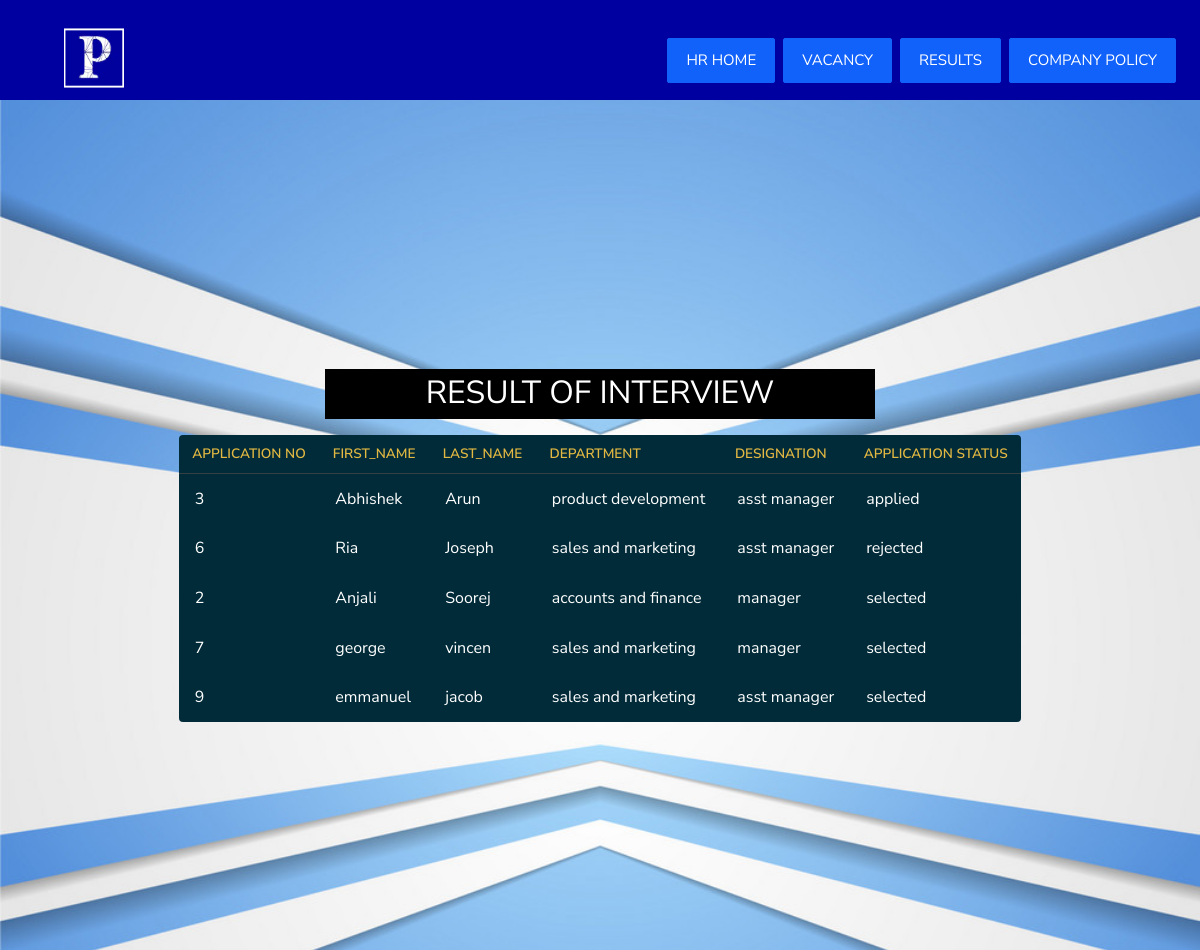
/anjali/result.php, run on the app's committed database.
### tables this page shows
CREATE TABLE IF NOT EXISTS `application` (
  `application_no` int(4) NOT NULL AUTO_INCREMENT,
  `f_name` varchar(20) NOT NULL,
  `l_name` varchar(20) NOT NULL,
  `gender` varchar(20) NOT NULL,
  `department` varchar(50) NOT NULL,
  `designation` varchar(50) NOT NULL,
  `nationality` varchar(50) NOT NULL,
  `marital_status` varchar(50) NOT NULL,
  `email` varchar(100) NOT NULL,
  `address` varchar(600) NOT NULL,
  `mobile` double NOT NULL,
  `date_of_apply` date NOT NULL,
  `dob` date NOT NULL,
  `application_status` varchar(20) NOT NULL,
  `status` varchar(80) NOT NULL,
  PRIMARY KEY (`application_no`)
);

### anjali/result.php (the view, shortened to what this page needs)
<?php
include("header.php");
include 'connect.php';
?>
    <div class="hero-wrap" style="background-image: url('images/vacancy1.jpg');" data-stellar-background-ratio="0.4	">
      <div class="container">
        <div class="row no-gutters slider-text align-items-center justify-content-start" data-scrollax-parent="true">
	   <div class="col-lg-12 col-md-0 mt-0 mt-md-0">
	   <br><br>
	   <center>
			<div class="color-box">
			<font color="white">
			  <h2 style="color:white">RESULT OF INTERVIEW</h2>
			  </font>
			</div>
<table>
  <thead>
    <tr>
      <th>APPLICATION NO</th>
      <th>FIRST_NAME</th>
      <th>LAST_NAME</th>
      <th>DEPARTMENT</th>
      <th>DESIGNATION</th>
      <th>APPLICATION STATUS</th>
	  </tr>
  </thead>
<?php
$sql1="SELECT * from application where status='open' order by application_status";
$s1=mysqli_query($con,$sql1);
while($row=mysqli_fetch_array($s1))
{
?>
  <tbody>
    <tr>
      <td><?php echo $row[0];?></td>
      <td><?php echo $row[1];?></td>
      <td><?php echo $row[2];?></td>
	  <td><?php echo $row[4];?></td>
      <td><?php echo $row[5];?></td>
      <td><?php echo $row[13];?></td>
	  </tr>
	 </tbody>
<?php
}
?>
	 </table>
	 </center>
		 </div>
        </div>
      </div>
    </div>
  </body>
</html>

### anjali/header.php (style rules this page uses)
table { background: #012B39; border-radius: 0.25em; border-collapse: collapse; margin: 1em; }
th { border-bottom: 1px solid #364043; color: #E2B842; font-size: 0.85em; font-weight: 600; padding: 0.5em 1em; text-align: left; }
td { color: #fff; font-weight: 400; padding: 0.65em 1em; }
tbody tr { transition: background 0.25s ease; }

### anjali/result.php (style rules this page uses)
.color-box { width:550px; height:50px; background-color:black; }

### data on the page
application: application_no "3", f_name "Abhishek", l_name "Arun", department "product development", designation "asst manager", application_status "applied"
application: application_no "6", f_name "Ria", l_name "Joseph", department "sales and marketing", designation "asst manager", application_status "rejected"
application: application_no "2", f_name "Anjali", l_name "Soorej", department "accounts and finance", designation "manager", application_status "selected"
application: application_no "7", f_name "george", l_name "vincen", department "sales and marketing", designation "manager", application_status "selected"
application: application_no "9", f_name "emmanuel", l_name "jacob", department "sales and marketing", designation "asst manager", application_status "selected"
